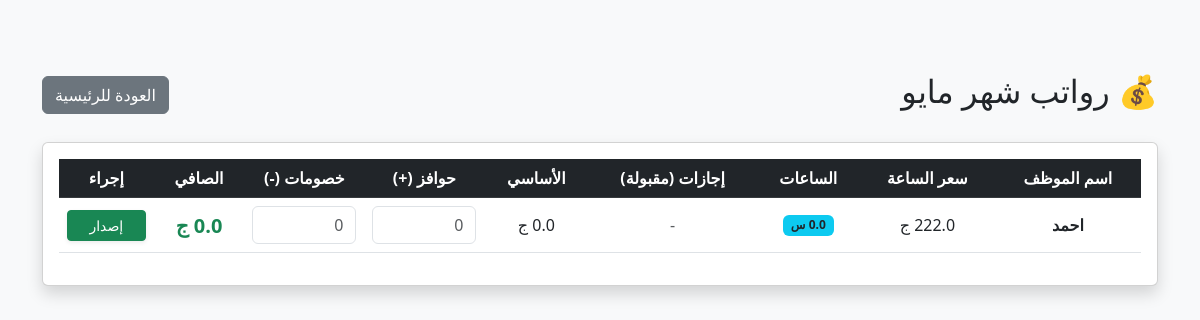
/admin/payroll (signed in), run on the app's committed database.
### models.py (models this page shows, shortened)
class TemplateAccessMixin:
    def __getitem__(self, key):
        value = getattr(self, key)
        if hasattr(value, "isoformat"):
            return value.isoformat()
        return value

class Employee(TemplateAccessMixin, db.Model):
    __tablename__ = "employees"
    id = db.Column(db.Integer, primary_key=True)
    name = db.Column(db.String(150), nullable=False)
    username = db.Column(db.String(80), unique=True, nullable=False, index=True)
    password = db.Column(db.String(255), nullable=False)
    dept = db.Column(db.String(100))
    role = db.Column(db.String(20), nullable=False, default="Employee")
    photo = db.Column(db.String(255))
    face_encoding = db.Column(db.Text)
    hourly_rate = db.Column(db.Float, nullable=False, default=0.0)
    created_at = db.Column(db.DateTime, nullable=False, default=datetime.utcnow)
    attendance_records = db.relationship(
        "Attendance",
        back_populates="employee",
        cascade="all, delete-orphan",
    )
    leave_requests = db.relationship(
        "LeaveRequest",
        back_populates="employee",
        cascade="all, delete-orphan",
    )
    payroll_history = db.relationship(
        "PayrollHistory",
        back_populates="employee",
        cascade="all, delete-orphan",
    )

### routes_admin.py (the view)
    @app.route('/admin/payroll')
    def admin_payroll():
        if session.get('role') != 'Admin': return redirect(url_for('login'))
        current_user = db.session.get(Employee, session.get('user_id'))
        if not current_user or current_user.username != 'admin':
            return '''<script>alert("صلاحية مرفوضة!"); window.history.back();</script>'''
        start, end = month_range()
        employees = Employee.query.filter(Employee.username != 'admin').order_by(Employee.id).all()
        salaries = []
        for emp in employees:
            total_hours = db.session.query(func.coalesce(func.sum(Attendance.work_hours), 0.0)).filter(Attendance.user_id == emp.id, Attendance.date >= start, Attendance.date < end).scalar()
            approved_leaves = LeaveRequest.query.filter(LeaveRequest.user_id == emp.id, LeaveRequest.status == "Approved", LeaveRequest.start_date >= start, LeaveRequest.start_date < end).count()
            existing = PayrollHistory.query.filter_by(user_id=emp.id, month=datetime.now().strftime('%Y-%m')).first()
            salaries.append({'id': emp.id, 'name': emp.name, 'hourly_rate': emp.hourly_rate, 'total_hours': total_hours, 'approved_leaves': approved_leaves, 'expected_salary': total_hours * emp.hourly_rate, 'is_issued': True if existing else False})
        return render_template('payroll.html', salaries=salaries)

### utils.py (called while the page is built)
def month_range(today=None):
    today = today or date.today()
    start = date(today.year, today.month, 1)
    if today.month == 12:
        end = date(today.year + 1, 1, 1)
    else:
        end = date(today.year, today.month + 1, 1)
    return start, end

### templates/payroll.html (shortened to what this page needs)
﻿<!DOCTYPE html>
<html lang="ar" dir="rtl">
<head>
    <link href="https://cdn.jsdelivr.net/npm/bootstrap@5.3.0/dist/css/bootstrap.min.css" rel="stylesheet">
</head>
<body class="bg-light">
    <div class="container mt-5">
        <div class="d-flex justify-content-between align-items-center mb-4">
            <h2>💰 رواتب شهر <span id="currentMonth"></span></h2>
            <a href="/dashboard" class="btn btn-secondary">العودة للرئيسية</a>
        </div>
        <div class="card shadow">
            <div class="card-body">
                <table class="table table-hover text-center align-middle">
                    <thead class="table-dark">
                        <tr>
                            <th>اسم الموظف</th>
                            <th>سعر الساعة</th>
                            <th>الساعات</th>
                            <th>إجازات (مقبولة)</th>
                            <th>الأساسي</th>
                            <th>حوافز (+)</th>
                            <th>خصومات (-)</th>
                            <th>الصافي</th>
                            <th>إجراء</th>
                        </tr>
                    </thead>
                    <tbody>
                        {% for s in salaries %}
                        <tr>
                            <td><strong>{{ s['name'] }}</strong></td>
                            <td>{{ s['hourly_rate'] }} ج</td>
                            <td><span class="badge bg-info text-dark">{{ s['total_hours'] | round(2) }} س</span></td>
                            <td>
                                {% if s['approved_leaves'] > 0 %}
                                <span class="badge bg-warning text-dark">{{ s['approved_leaves'] }} يوم</span>
                                {% else %}
                                <span class="text-muted">-</span>
                                {% endif %}
                            </td>
                            <td class="base-salary" data-base="{{ s['expected_salary'] }}">{{ s['expected_salary'] | round(2) }} ج</td>
                            <td style="width: 120px;">
                                <input type="number" class="form-control bonus-input" placeholder="0" min="0" oninput="calculateNet(this)">
                            </td>
                            <td style="width: 120px;">
                                <input type="number" class="form-control deduction-input" placeholder="0" min="0" oninput="calculateNet(this)">
                            </td>
                            <td><strong class="text-success fs-5 net-salary">{{ s['expected_salary'] | round(2) }} ج</strong></td>
                            <td>
                                <button onclick="saveSalary('{{ s['id'] }}', '{{ s['total_hours'] }}', '{{ s['hourly_rate'] }}', this)" class="btn btn-success btn-sm w-100 shadow-sm">إصدار</button>
                            </td>
                        </tr>
                        {% endfor %}
                    </tbody>
                </table>
            </div>
        </div>
    </div>
</body>
</html>

### data on the page
Employee: name "احمد", hourly_rate "222.0", expected_salary "0.0"
